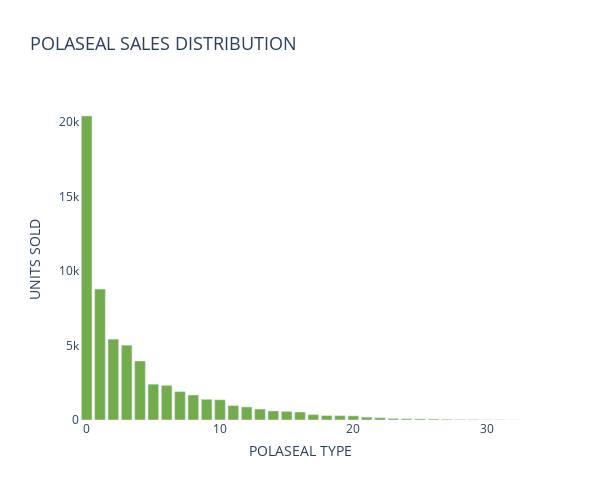

Source (notebook cell):
### Markdown cell above
### Polaseal
To analyze the frequency of sales per product I will start by analysing the sales of the polaseal, the top source of revenue in the last year

### Code cell
df_polaseal = product_over_type(df_vendas, 'POLASEAL')
plot_product_over_type_dist(df_vendas, 'POLASEAL')

### Figure 1 — Plotly figure (JSON) as saved in the notebook; plotly's stock layout.template omitted (floating-point values rounded to 4 significant figures)
{"data": [{"marker": {"color": "rgb(114, 172, 77)"}, "type": "bar", "x": [0, 1, 2, 3, 4, 5, 6, 7, 8, 9, 10, 11, 12, 13, 14, 15, 16, 17, 18, 19, 20, 21, 22, 23, 24, 25, 26, 27, 28, 29, 30, 31, 32], "y": [20389, 8778, 5424, 5018, 3956, 2403, 2322, 1904, 1675, 1390, 1360, 966, 875, 736, 607, 575, 536, 361, 299, 291, 279, 191, 153, 106, 83, 74, 66, 49, 34, 28, 12, 11, 1]}], "layout": {"height": 500, "plot_bgcolor": "rgba(0, 0, 0, 0)", "title": {"font": {"size": 18}, "text": "POLASEAL SALES DISTRIBUTION"}, "width": 600, "xaxis": {"title": {"standoff": 10, "text": "POLASEAL TYPE"}}, "yaxis": {"title": {"text": "UNITS SOLD"}}}}
